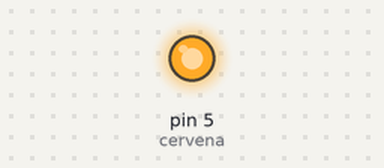
Bench run of a sketch on a simulated Arduino Uno, built with avr-gcc and run on an emulated ATmega328P. Shown: output pins drawn as LEDs (lit = HIGH).

Above: at 0.1 s.
At 11.1 s:
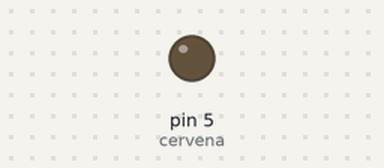
Timing chart, 0 to 12.6 s (numbered marks = the images above):
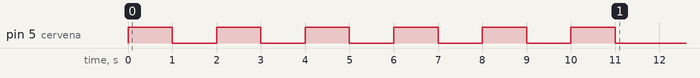

The sketch:

vlastni_metoda2.ino
```cpp
  #define cervena 5 //D1
  int prodleva = 1000;

void setup() {
  pinMode(cervena, OUTPUT);
  blikni(6);
}

void loop() {

}

void blikni(int pocet) {
  for(int i = 0; i < pocet; i++)
  {
    digitalWrite(cervena, HIGH);
    delay(prodleva);
    digitalWrite(cervena, LOW);
    delay(prodleva);
  }
}
```
